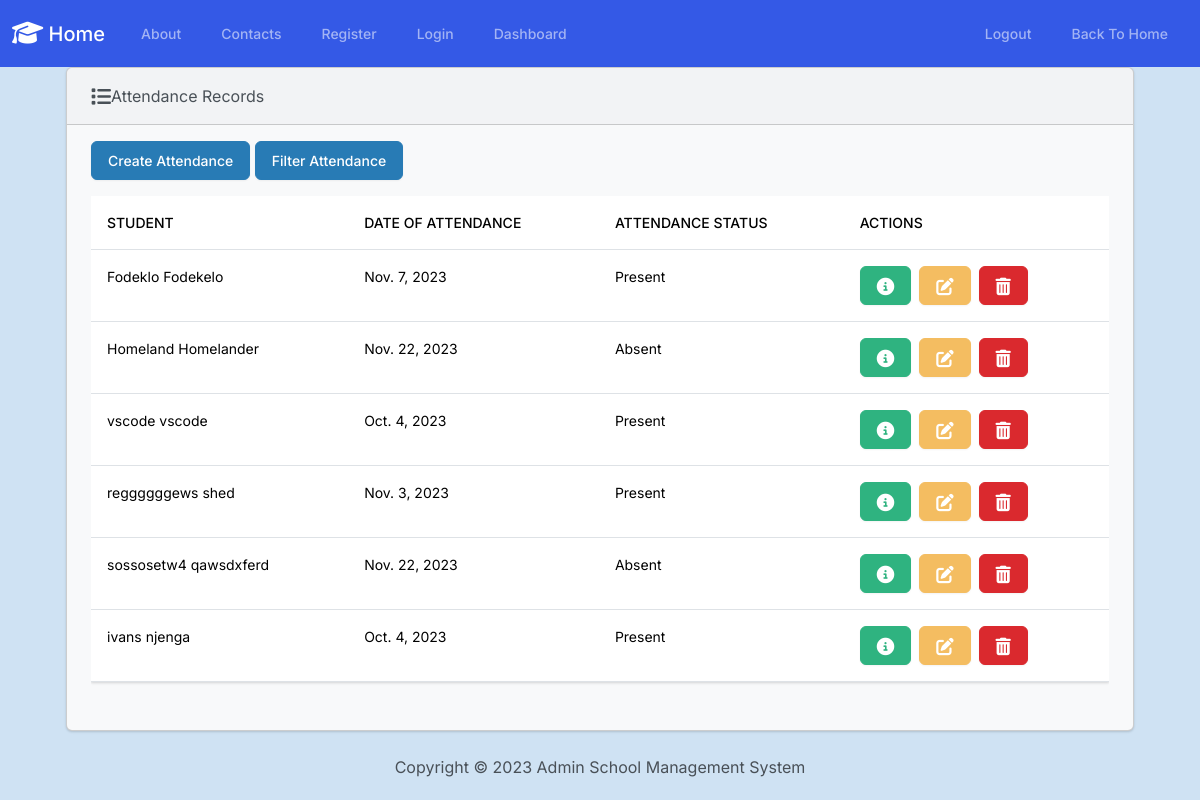
/attendance/list/, run on the app's committed database.
### Attendance/models.py (models this page shows, shortened)
class Attendance(models.Model):
    student = models.ForeignKey(Student, on_delete=models.CASCADE)
    attendanceStatus = models.CharField(max_length=30, choices=ATTENDANCE_CHOICES)
    dateOfAttendance = models.DateField()

### Students/models.py (models this page shows, shortened)
class Student(models.Model):
    firstName = models.CharField(max_length=50)
    lastName = models.CharField(max_length=50)
    dateOfBirth = models.DateField()
    yearOfStudy = models.IntegerField(choices=YEAR_CHOICES)

### Attendance/views.py (the view)
# urls.py: path('list/', views.list_attendance, name="list_attendance"),
def list_attendance(request):
    attendance_records = Attendance.objects.all()
    return render(request, 'attendance/list_attendance.html', {'attendance_records': attendance_records})

### templates/attendance/list_attendance.html (shortened to what this page needs)
{% extends "layout.html" %}
{% block content %}
    <div class="row">
        <div class="col-12">
            {% if attendance_records %}
                <div class="card bg-light ms-4 me-4 mb-4">
                    <div class="card-header">
                        <i class="fa-solid fa-list fa-lg"></i>Attendance Records
                    </div>
                    <div class="card-body">
                        <p class="card-text">
                            <a href="{% url 'create_attendance' %}" class="btn btn-info">
                                Create Attendance</a>
                            <a href="{% url 'list_attendance_by_status' %}" class="btn btn-info">
                                Filter Attendance</a>
                            <div class="table-responsive">
                                <table class="table table-hover">
                                    <thead>
                                        <tr>
                                            <th scope="col">Student</th>
                                            <th scope="col">Date of Attendance</th>
                                            <th scope="col">Attendance Status</th>
                                            <th scope="col">Actions</th>
                                        </tr>
                                    </thead>
                                    <tbody>
                                        {% for attendance_record in attendance_records %}
                                            <tr>
                                                <td>{{ attendance_record.student.firstName }} {{ attendance_record.student.lastName }}</td>
                                                <td>{{ attendance_record.dateOfAttendance }}</td>
                                                <td>{{ attendance_record.attendanceStatus }}</td>
                                                <td>
                                                    <button type="button" class="btn btn-success me-1" data-bs-toggle="modal" data-bs-target="#myModal{{ attendance_record.id }}">
                                                    </button>
                                                    <a class="btn btn-warning me-1" href="{% url 'update_attendance' attendance_record.id %}">
                                                    </a>
                                                    <button type="button" class="btn btn-danger" data-bs-toggle="modal" data-bs-target="#delete{{ attendance_record.id }}">
                                                    </button>
                                                </td>
                                            </tr>
                                        {% endfor %}
                                    </tbody>
                                </table>
                            </div>
                        </p>
                    </div>
                </div>
            {% else %}
                <h5 class="alert alert-primary ms-4 me-4">No Attendance Records</h5>
            {% endif %}
        </div>
    </div>
{% endblock %}

### data on the page
Attendance: student.firstName "Fodeklo", student.lastName "Fodekelo", dateOfAttendance "Nov. 7, 2023", attendanceStatus "Present"
Attendance: student.firstName "Homeland", student.lastName "Homelander", dateOfAttendance "Nov. 22, 2023", attendanceStatus "Absent"
Attendance: student.firstName "vscode", student.lastName "vscode", dateOfAttendance "Oct. 4, 2023", attendanceStatus "Present"
Attendance: student.firstName "reggggggews", student.lastName "shed", dateOfAttendance "Nov. 3, 2023", attendanceStatus "Present"
Attendance: student.firstName "sossosetw4", student.lastName "qawsdxferd", dateOfAttendance "Nov. 22, 2023", attendanceStatus "Absent"
Attendance: student.firstName "ivans", student.lastName "njenga", dateOfAttendance "Oct. 4, 2023", attendanceStatus "Present"
